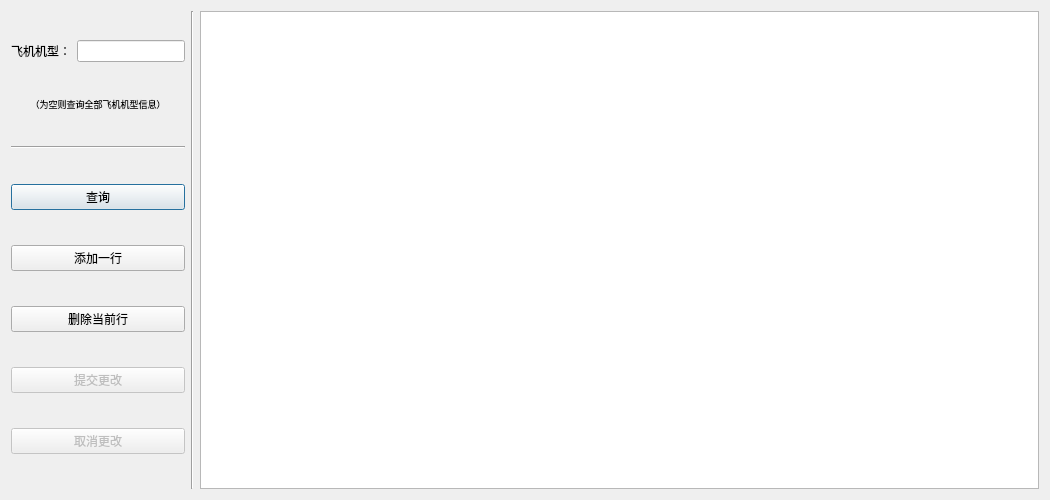
<?xml version="1.0" encoding="UTF-8"?>
<ui version="4.0">
 <class>Dialog</class>
 <widget class="QDialog" name="Dialog">
  <property name="geometry">
   <rect>
    <x>0</x>
    <y>0</y>
    <width>1050</width>
    <height>500</height>
   </rect>
  </property>
  <property name="windowTitle">
   <string>修改飞机机型</string>
  </property>
  <property name="windowIcon">
   <iconset>
    <normaloff>flight.png</normaloff>flight.png</iconset>
  </property>
  <layout class="QHBoxLayout" name="horizontalLayout">
   <item>
    <layout class="QHBoxLayout" name="horizontalLayout_2">
     <item>
      <layout class="QVBoxLayout" name="verticalLayout" stretch="0,0,0,0,0,0,0,0">
       <property name="sizeConstraint">
        <enum>QLayout::SetMaximumSize</enum>
       </property>
       <item>
        <layout class="QHBoxLayout" name="horizontalLayout_3">
         <property name="sizeConstraint">
          <enum>QLayout::SetNoConstraint</enum>
         </property>
         <item>
          <widget class="QLabel" name="label_airplane_type">
           <property name="sizePolicy">
            <sizepolicy hsizetype="Minimum" vsizetype="Fixed">
             <horstretch>0</horstretch>
             <verstretch>0</verstretch>
            </sizepolicy>
           </property>
           <property name="acceptDrops">
            <bool>false</bool>
           </property>
           <property name="text">
            <string>飞机机型：</string>
           </property>
           <property name="alignment">
            <set>Qt::AlignCenter</set>
           </property>
          </widget>
         </item>
         <item>
          <widget class="QLineEdit" name="lineEdit_airplane_type">
           <property name="sizePolicy">
            <sizepolicy hsizetype="Minimum" vsizetype="Fixed">
             <horstretch>0</horstretch>
             <verstretch>0</verstretch>
            </sizepolicy>
           </property>
          </widget>
         </item>
        </layout>
       </item>
       <item>
        <widget class="QLabel" name="label_empty">
         <property name="sizePolicy">
          <sizepolicy hsizetype="Minimum" vsizetype="Fixed">
           <horstretch>0</horstretch>
           <verstretch>0</verstretch>
          </sizepolicy>
         </property>
         <property name="font">
          <font>
           <pointsize>7</pointsize>
          </font>
         </property>
         <property name="text">
          <string>（为空则查询全部飞机机型信息）</string>
         </property>
         <property name="textFormat">
          <enum>Qt::PlainText</enum>
         </property>
         <property name="alignment">
          <set>Qt::AlignCenter</set>
         </property>
        </widget>
       </item>
       <item>
        <widget class="Line" name="line">
         <property name="orientation">
          <enum>Qt::Horizontal</enum>
         </property>
        </widget>
       </item>
       <item>
        <widget class="QPushButton" name="pushButton_search">
         <property name="sizePolicy">
          <sizepolicy hsizetype="Minimum" vsizetype="Fixed">
           <horstretch>0</horstretch>
           <verstretch>0</verstretch>
          </sizepolicy>
         </property>
         <property name="text">
          <string>查询</string>
         </property>
        </widget>
       </item>
       <item>
        <widget class="QPushButton" name="pushButton_add">
         <property name="text">
          <string>添加一行</string>
         </property>
        </widget>
       </item>
       <item>
        <widget class="QPushButton" name="pushButton_delete">
         <property name="text">
          <string>删除当前行</string>
         </property>
        </widget>
       </item>
       <item>
        <widget class="QPushButton" name="pushButton_submit">
         <property name="enabled">
          <bool>false</bool>
         </property>
         <property name="text">
          <string>提交更改</string>
         </property>
        </widget>
       </item>
       <item>
        <widget class="QPushButton" name="pushButton_revert">
         <property name="enabled">
          <bool>false</bool>
         </property>
         <property name="text">
          <string>取消更改</string>
         </property>
        </widget>
       </item>
      </layout>
     </item>
     <item>
      <widget class="Line" name="line_2">
       <property name="orientation">
        <enum>Qt::Vertical</enum>
       </property>
      </widget>
     </item>
     <item>
      <widget class="QTableView" name="tableView_search"/>
     </item>
    </layout>
   </item>
  </layout>
 </widget>
 <resources/>
 <connections/>
</ui>
